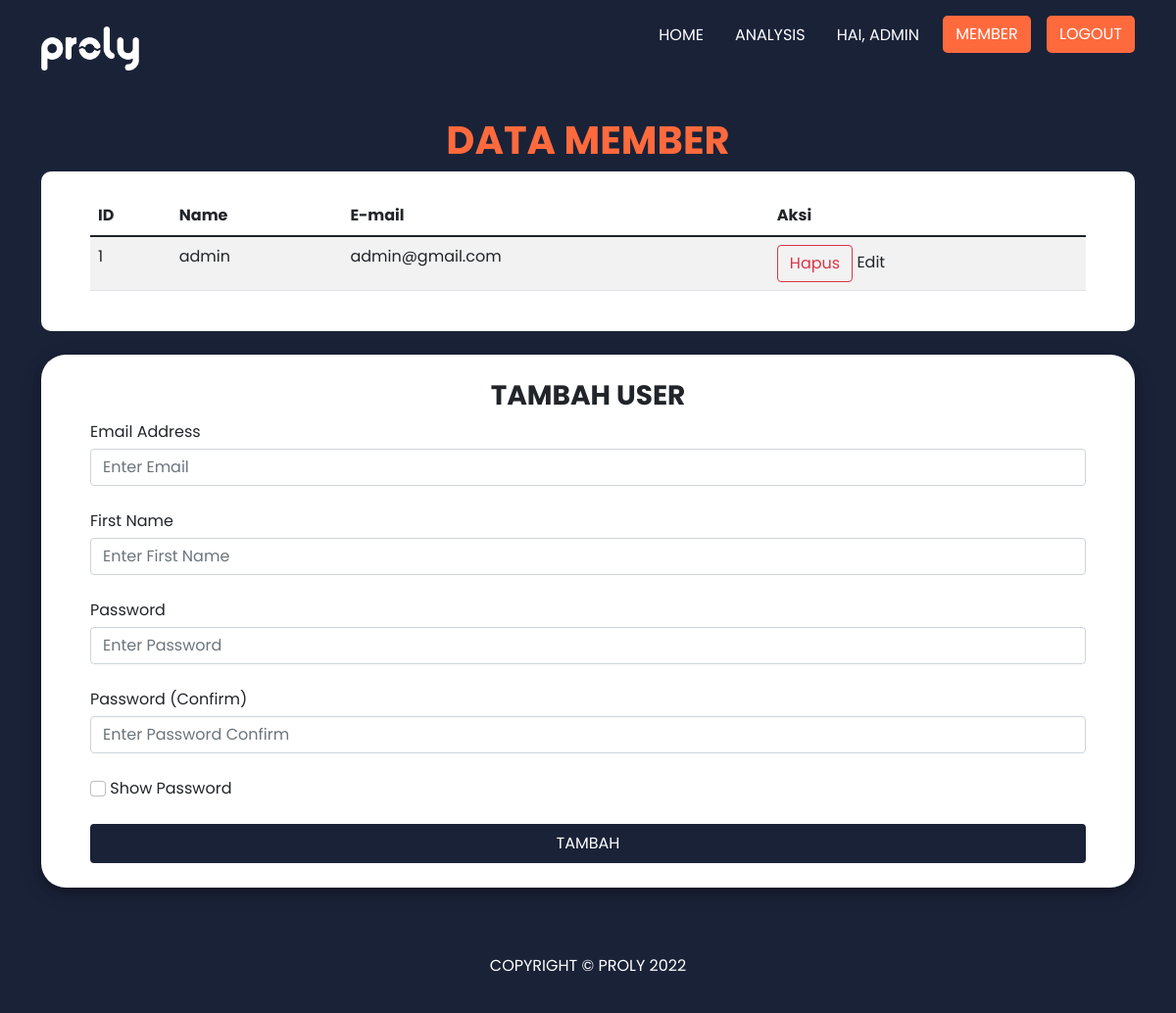
The page /admin (signed in) on the database its author committed.
### website/models.py (models this page shows)
class User(db.Model, UserMixin):
    id = db.Column(db.Integer, primary_key=True)
    email = db.Column(db.String(150), unique=True)
    password = db.Column(db.String(150))
    first_name = db.Column(db.String(150))

### website/views.py (the view, shortened to what this page needs)
@views.route('admin', methods=['GET', 'POST'])
@login_required
def admin():
    user_database = User.query.all()
    return render_template('admin.html', user=current_user, user_database=user_database)

### website/__init__.py (called while the page is built)
def create_app():
    app = Flask(__name__)
    app.config['SECRET_KEY'] = 'qwertyuiop' #Inisiasi secret key -> Secret key bebas
    app.config['SQLALCHEMY_DATABASE_URI'] = f'sqlite:///{DB_NAME}'
    db.init_app(app)
    from .views import views
    from .auth import auth
    app.register_blueprint(views, url_prefix='/')
    app.register_blueprint(auth, url_prefix='/')
    from .models import User
    create_database(app)
    login_manager = LoginManager()
    login_manager.login_view = 'auth.login'
    login_manager.init_app(app)
    @login_manager.user_loader
    def load_user(id):
        return User.query.get(int(id))
    return app

### website/templates/admin.html (shortened to what this page needs)
{% extends 'base.html' %} {% block title %}Data Member{% endblock %} {% block
content %}
<br />
<div class="container">
  <h1 class="fw-bolder text-center text-tertiary">DATA MEMBER</h1>
  <div class="box-analysis table-responsive-sm">
    <table class="table table-striped">
      <thead>
        <tr>
          <th scope="col">ID</th>
          <th scope="col">Name</th>
          <th scope="col">E-mail</th>
          <th scope="col">Aksi</th>
        </tr>
      </thead>
      <tbody>
        {% for user in user_database %}
        <tr>
          <td>{{ user.id }}</td>
          <td>{{ user.first_name }}</td>
          <td>{{ user.email }}</td>
          <td>
            <button
              type="button"
              class="btn btn-outline-danger"
              onClick="deleteMember({{ user.id }})"
            >
              Hapus
            </button>
              Edit
          </td>
        </tr>
        {% endfor %}
      </tbody>
    </table>
  </div>
  <br />
  <div class="box-form">
    <form method="POST" class="form-prevent">
      <h3 align="center" class="fw-bolder">TAMBAH USER</h3>
      <div class="form-group">
        <label for="email">Email Address</label>
        <input
          type="email"
          class="form-control"
          id="email"
          name="email"
          placeholder="Enter Email"
        />
      </div>
      <br />
      <div class="form-group">
        <label for="firstName">First Name</label>
        <input
          type="text"
          class="form-control"
          id="firstName"
          name="firstName"
          placeholder="Enter First Name"
        />
      </div>
      <br />
      <div class="form-group">
        <label for="password1">Password</label>
        <input
          type="password"
          class="form-control"
          id="password1"
          name="password1"
          placeholder="Enter Password"
        />
      </div>
      <br />
      <div class="form-group">
        <label for="password2">Password (Confirm)</label>
        <input
          type="password"
          class="form-control"
          id="password2"
          name="password2"
          placeholder="Enter Password Confirm"
        />
        <br />
        <input
          class="form-check-input"
          type="checkbox"
          onclick="showPassword('password1', 'password2')"
        />&nbsp;Show Password
      </div>
      <br />
      <button type="submit" class="btn btn-submit button-prevent">
        <div class="hide-text">TAMBAH</div>
      </button>
    </form>
  </div>
</div>
{% endblock %}

### website/templates/base.html (shortened to what this page needs)
<!DOCTYPE html>
<html>
  <head>
    <link
      href="https://cdn.jsdelivr.net/npm/bootstrap@5.1.3/dist/css/bootstrap.min.css"
      rel="stylesheet"
    />
    <link
      rel="stylesheet"
      href="https://stackpath.bootstrapcdn.com/font-awesome/4.7.0/css/font-awesome.min.css"
    />
    <link
      rel="stylesheet"
      href="{{ url_for('static', filename='style/base.css') }}"
    />
    <link
      rel="stylesheet"
      href="{{ url_for('static', filename='style/content.css') }}"
    />
  </head>
  <body>
    <nav class="navbar sticky-top navbar-expand-lg p-md-3">
      <div class="container">
        <a href="/" class="navbar-brand fs-2"><img src="{{ url_for('static', filename='img/logo-proly.png') }}" alt=""></a>
        <div class="collapse navbar-collapse" id="navbarNav">
          <div class="navbar-nav">
            <a class="nav-item nav-link" id="home" href="/">HOME</a>
            {% if user.is_authenticated %}
            <a class="nav-item nav-link ms-lg-3" id="analysis" href="/analysis-member">ANALYSIS</a>
            <a class="nav-item nav-link ms-lg-3 text-uppercase" href="/">HAI, {{ user.first_name }}</a>
            {% if user.email == 'admin@gmail.com' %}
            <a class="nav-item nav-link auth-btn ms-lg-3 text-center" id="admin" href="/admin">MEMBER</a>
            <a class="nav-item nav-link auth-btn ms-lg-3 text-center" id="logout" href="/logout">LOGOUT</a>
            {% else %}
            <a class="nav-item nav-link auth-btn ms-lg-3 text-center" id="logout" href="/logout">LOGOUT</a>
            {% endif %}
            {% elif user == 'signUp' or user == 'login' %}
            <a class="nav-item nav-link ms-lg-3" id="analysis" href="/analysis">ANALYSIS</a>
            {% else %}
            <a class="nav-item nav-link ms-lg-3" id="analysis" href="/analysis">ANALYSIS</a>
            <a class="nav-item nav-link auth-btn ms-lg-3 text-center" id="login" href="/login">LOGIN</a>
            <a class="nav-item nav-link auth-btn ms-lg-3 text-center" id="signUp" href="/sign-up">SIGN UP</a>
            {% endif %}
          </div>
        </div>
      </div>
    </nav>
    <div class="container-fluid content pb-5">
      {% block content %} {% endblock %}</div>
    <footer class="container-fluid">
      <p class="text-center">COPYRIGHT &copy; PROLY 2022</p>
    </footer>
  </body>
</html>

### website/static/style/base.css (style rules this page uses)
* { box-sizing: border-box; font-family: "Poppins", sans-serif; }
:root { --primary-color: #1a2238; --secondary-color: #9daaf2; --tertiary-color: #ff6a3d; --quadrant-color: #f4db7d; --neutral-color: #ffffff; }
.content { min-height: 650px; }
.navbar { background-color: var(--primary-color); color: var(--neutral-color); }
.navbar a { text-decoration: none; color: var(--neutral-color); }
.auth-btn { background-color: var(--tertiary-color); border-radius: 5px; padding: 5px 0px; border: 2px solid var(--tertiary-color); }
.navbar-brand img { width: 100px; }
footer { color: var(--neutral-color); background-color: var(--primary-color); padding: 20px 0px; }
@media only screen and (min-device-width: 320px) and (max-device-width: 990px) { .auth-btn { margin-bottom: 25px; width: 100px; text-align: center; } }

### website/static/style/content.css (style rules this page uses)
* { box-sizing: border-box; font-family: "Poppins", sans-serif; }
:root { --primary-color: #1a2238; --secondary-color: #9daaf2; --tertiary-color: #ff6a3d; --quadrant-color: #f4db7d; --neutral-color: #ffffff; }
.content { background-color: var(--primary-color); min-height: 800px; }
.text-tertiary { color: var(--tertiary-color); }
.box-form { background-color: var(--neutral-color); padding: 25px 50px; border-radius: 25px; box-shadow: 0 4px 8px 0 rgba(0, 0, 0, 0.2), 0 6px 20px 0 rgba(0, 0, 0, 0.19); }
.btn-submit { width: 100%; background-color: var(--primary-color); border: 2px solid var(--primary-color); color: var(--neutral-color); }
form label { padding-bottom: 5px; }
.box-home, .box-analysis { background-color: var(--neutral-color); padding: 25px 50px; border-radius: 10px; }
.auth-btn { background-color: var(--tertiary-color); border-radius: 5px; padding: 5px 0px; border: 2px solid var(--tertiary-color); width: 90px; }

### rows shown on the page
User: first_name "ADMIN", id "1", first_name "admin", email "admin@gmail.com"
